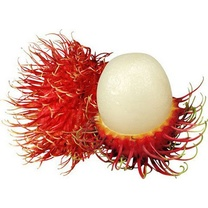
#> input picture Project Case/object.jpg, 208 x 208 px, shrunk from 400 x 400 before the run
$ python main.py
#> lines starting #> are read from the running program, lines starting #| are printed output that depends on the picture
#SALMA LAILATUL ALIFAH
#2101713235
#BA05 - COMPUTER VISION (QUIZ)


import cv2 as cv
import numpy as np
import os
from matplotlib import pyplot as plt

#var global
maxMatch = 0
folderFinal = "" #untuk define jadi str

img = cv.imread('object.jpg') #Read image object
#> img is the input picture: shape (208, 208, 3); mean B, G, R 184.8, 194.1, 227.6
img_gray =  cv.cvtColor(img, cv.COLOR_BGR2GRAY) #convert ke gray
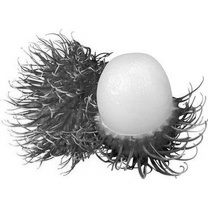
#> img_gray: shape (208, 208); min 2, max 255, mean 203.1

#gaussian bluring
gaussian = cv.GaussianBlur(img_gray, (7,7), 150)
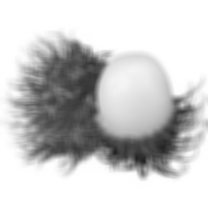
#> gaussian: shape (208, 208); min 33, max 255, mean 203.1

#listdir
for folder in os.listdir("Data"): #menggunakan os.listdir untuk memproses gambar difolder data
    print(folder)

    imgScene = cv.imread("Data/" + folder) #untuk membaca gambar yang ada difolder data
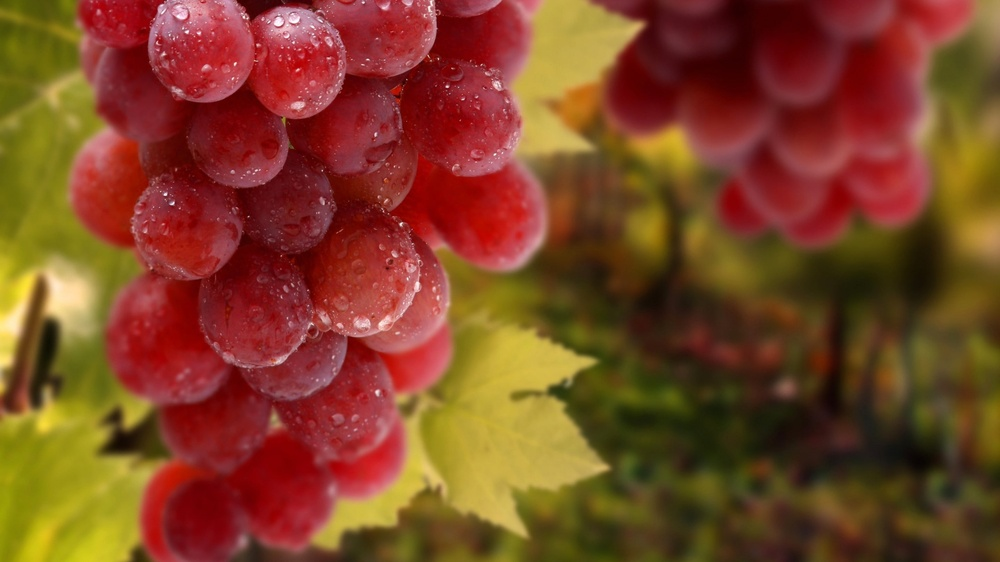
#> input picture Project Case/Data/0.jpg, 1000 x 562 px, shrunk from 1920 x 1080 before the run
#> imgScene is the input picture: shape (562, 1000, 3); mean B, G, R 36.2, 68.1, 125.2
    imgScene_gray =  cv.cvtColor(imgScene, cv.COLOR_BGR2GRAY) #convert ke gray
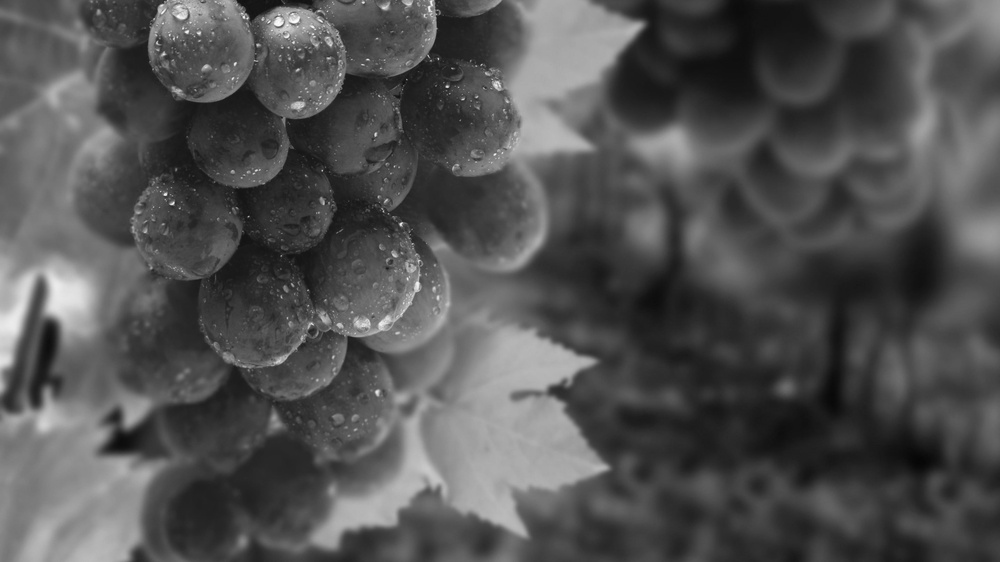
#> imgScene_gray: shape (562, 1000); min 6, max 253, mean 81.5

    #gaussian bluring
    gaussian1 = cv.GaussianBlur(imgScene_gray, (3,3), 150)

    #Melakukan matching terhadap gambar dalam folder
#> (the run stopped early here; a loop or call above may not have finished)
